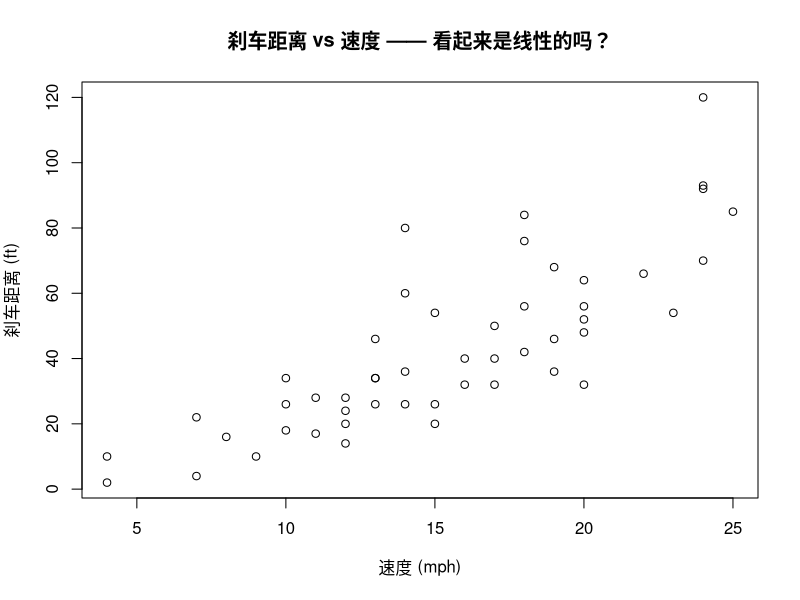
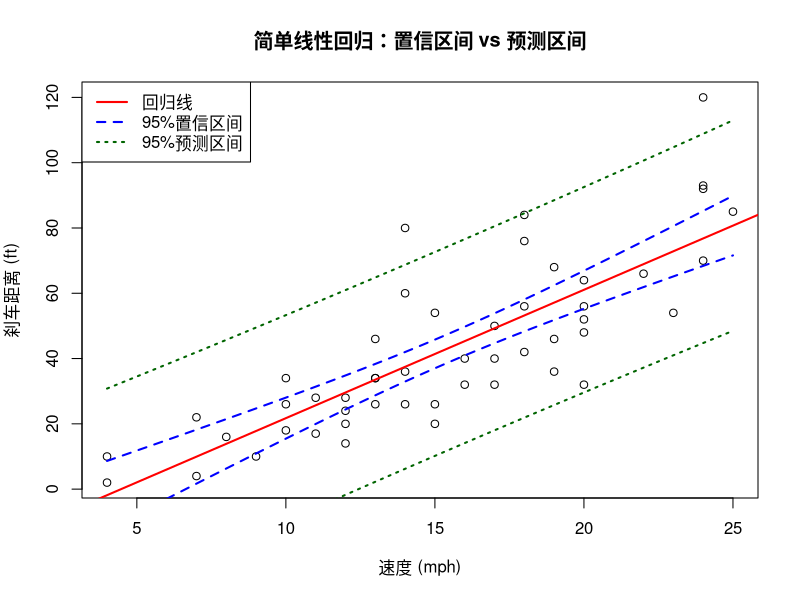
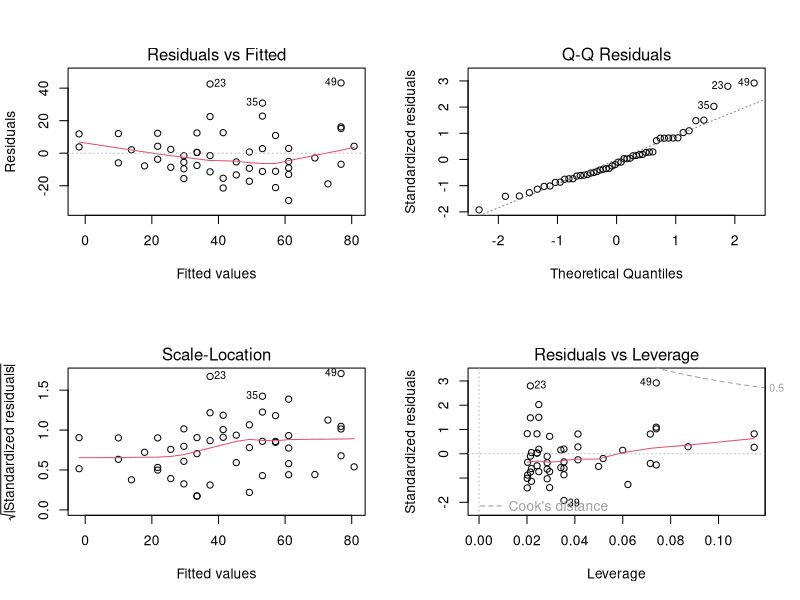

These figures' R source, in order:
data(cars)
head(cars)
fit <- lm(dist~speed,data=cars)
summary(fit)
# 提取基本信息
n <- nrow(cars)
n

# 简单线性回归模型：
#   Y_i = beta0 + beta1 * x_i + epsilon_i
# 假设：
#   (1) 线性性：E(Y|x) = beta0 + beta1 * x
#   (2) 独立性：epsilon_i 相互独立
#   (3) 同方差：Var(epsilon_i) = sigma^2 （与 x 无关）
#   (4) 正态性：epsilon_i ~ N(0, sigma^2)  —— 做 t 检验/CI 时需要



# 先观察数据：是否存在线性关系？
plot(cars$speed, cars$dist,
     xlab = "速度 (mph)", ylab = "刹车距离 (ft)",
     main = "刹车距离 vs 速度 —— 看起来是线性的吗？")
cor(cars$speed, cars$dist)   # 相关系数 ≈ 0.807

# summary讲解
summary(fit)




# 计算残差的三种方法， 可以手工执行比较

# 方法1：residuals 函数
#e_hat <- residuals(fit)
#head(e_hat)
# 方法2：fitted 函数获取拟合值
#Y <- cars$dist
#Y_hat <- fitted(fit)
#e_hat <- Y - Y_hat
#head(e_hat)
# 方法3：根据公式手工算
Y <- cars$dist
x <- cars$speed
# 截距
beta0_hat <- coef(fit)[1]
# 斜率
beta1_hat <- coef(fit)[2]
Y_hat <- beta0_hat + beta1_hat * x
e_hat <- Y - Y_hat
head(e_hat)

# 计算残差平方和 SSE, 残差的单位是英尺，平方后是平方英尺
SSE <- sum(e_hat^2)
SSE

# 计算方差估计值
sigma2_hat <- SSE / (n-2)
# 这个通过残差估计出来的刹车距离误差开根号应该是实际刹车距离和预测值之间的偏差
# 为什么是 n-2 而不是 n？
# 因为我们用数据估计了 2 个参数（beta0, beta1），
# 损失了 2 个自由度，剩下 n-2 个"独立"的残差信息用来估计 sigma^2。
# 这样 sigma2_hat 才是无偏估计：E(sigma2_hat) = sigma^2
sigma2_hat
sigma_hat <- sqrt(sigma2_hat)


# 验算手工计算的对不对
summary(fit)$sigma


# 标准误 用来衡量估计的参数beta的不确定性

# 计算beta_1 的标准误（Standard Error）
# SE(beta1_hat) = sigma_hat / sqrt(Sxx) ，Sxx = Sum((xi - x_bar)^2)
# beta1的标准误 和 beta1估计值没有关系，取决于数据噪声程度 和 x的分散程度
# 直觉：
#   - sigma_hat 越大（数据越嘈杂） → SE 越大（估计越不确定）
#   - Sxx 越大（x 越分散） → SE 越小（杠杆越长，斜率越稳）
# 启示：实验设计时，让 x 分散一些，能得到更精确的斜率估计。
x_bar <- mean(x)
x_bar
Sxx <- sum((x - x_bar)^2)
Sxx
SE_beta1 <- sigma_hat / sqrt(Sxx)
SE_beta1

# 验证下
summary(fit)$coefficients[2, 2]

# 计算beta_0 的标准误 -- 根据公式，不用记忆
SE_beta0 <- sigma_hat * sqrt(1/n + x_bar^2/Sxx)
SE_beta0

# 验证
summary(fit)$coefficients[1, 2]


# 构造 beta1_hat 的 95% 的置信区间
# qt 函数是t分布的分位数函数，因为双侧95%置信区间，左右各留2.5%
t_crit <- qt(0.975, df = n - 2)
t_crit
# 计算置信区间
CI_lower <- beta1_hat - t_crit * SE_beta1
CI_upper <- beta1_hat + t_crit * SE_beta1
CI_lower
CI_upper
# 验证，confint() 是计算回归系数置信区间的函数
confint(fit)

# 计算t统计量
# t = （估计值 - 加设值）/ 标准误
# 下面假设 H0 ： beta1 = 0（速度与刹车距离无关）
t_stat <- beta1_hat / SE_beta1
t_stat
# 验证，数值很大，说明beta1显著不为0，速度与刹车距离确实有关
summary(fit)$coefficients[2, 3]

# 计算 p 值： p = 2 * P(T > |tobs|)
# tobs 是算出来的t统计量
# T 服从自由度 n - 2 的t分布
# t 分布是对称的，中心在 0
# pt(x, df) 返回的是 P(T < x)
# 我们要求的是两边尾巴概率，所以 * 2
p_value <- 2 * pt(-abs(t_stat),df = n - 2)
p_value
# 验证
summary(fit)$coefficients[2, 4]

# 计算R2，R2 模型解释了百分之多少的变异
# SST
Y_bar <- mean(Y)
Y_bar
SST <- sum((Y - Y_bar)^2)
SST
R2 <- 1 - SSE/SST
R2
# 验证
summary(fit)$r.squared


# 预测速度=25mph时的刹车距离
x_new <- 25
Y_pred <- beta0_hat + beta1_hat * x_new
Y_pred
# 计算预测的标准误
SE_pred <- sigma_hat * sqrt(1 + 1/n + (x_new - x_bar)^2/Sxx)
SE_pred
PI_lower <- Y_pred - t_crit * SE_pred
PI_upper <- Y_pred + t_crit * SE_pred
c(PI_lower, PI_upper)
# 验证
new_data <- data.frame(speed = 25)
predict(fit, new_data, interval = "prediction")

# 计算均值的标准误，比预测区间少了那个 1
# 关键区别：
#   置信区间 CI：估计"平均刹车距离 E(Y|x=25)"的不确定性 —— 只来自参数估计
#   预测区间 PI：预测"某一辆车的刹车距离 Y_new"的不确定性 
#                —— 参数估计不确定性 + 个体随机误差 sigma^2（就是那个多出来的 "1"）
# 所以 PI 永远比 CI 宽，而且即使 n → ∞，PI 宽度也不会收敛到 0。
SE_mean <- sigma_hat * sqrt(1/n + (x_new - x_bar)^2/Sxx)
SE_mean
# 构造均值的95%置信区间
CI_lower <- Y_pred - t_crit * SE_mean
CI_upper <- Y_pred + t_crit * SE_mean
c(CI_lower, CI_upper)
# 验证
predict(fit, new_data, interval = "confidence")



# 可视化
# 生成预测数据
speed_seq <- seq(4, 25, length.out = 100)
new_df <- data.frame(speed = speed_seq)

# 预测区间和置信区间
pred_PI <- predict(fit, new_df, interval = "prediction")
pred_CI <- predict(fit, new_df, interval = "confidence")

# 画图
plot(cars$speed, cars$dist,
     xlab = "速度 (mph)",
     ylab = "刹车距离 (ft)",
     main = "简单线性回归：置信区间 vs 预测区间")

# 回归线
abline(fit, col = "red", lwd = 2)

# 置信区间（窄）
lines(speed_seq, pred_CI[, 2], col = "blue", lty = 2, lwd = 2)
lines(speed_seq, pred_CI[, 3], col = "blue", lty = 2, lwd = 2)

# 预测区间（宽）
lines(speed_seq, pred_PI[, 2], col = "darkgreen", lty = 3, lwd = 2)
lines(speed_seq, pred_PI[, 3], col = "darkgreen", lty = 3, lwd = 2)

# 图例
legend("topleft",
       legend = c("回归线", "95%置信区间", "95%预测区间"),
       col = c("red", "blue", "darkgreen"),
       lty = c(1, 2, 3),
       lwd = 2)


# 模型诊断：检查假设是否成立
par(mfrow = c(2, 2))
plot(fit)
par(mfrow = c(1, 1))
